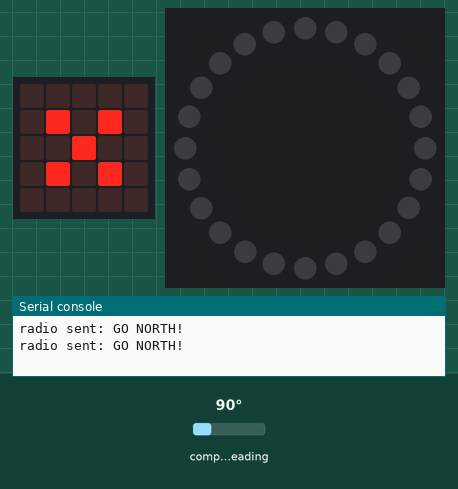
This program was run on a simulated BBC micro:bit (MakeCode). Shown: the board's 5×5 LED display, 24 RGB LEDs in a ring, first at the top, clockwise, the last lines printed to the serial console. Inputs (shaded band) come from the test bench; at power-on: compass heading 90°. Dim RGB values are drawn brighter than linear; no radio messages arrive unless stated (any console line starting 'radio sent:' is added by the test bench); the compass is already calibrated.

Above: at 1.2 s.
1.3 s: compass heading set to 48°
3.3 s: compass heading set to 41°
At 4.6 s:
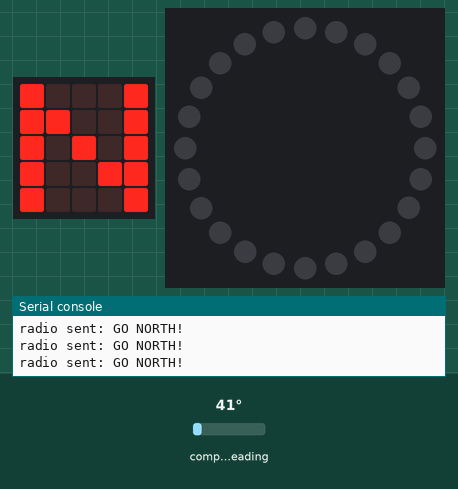
At 6.1 s:
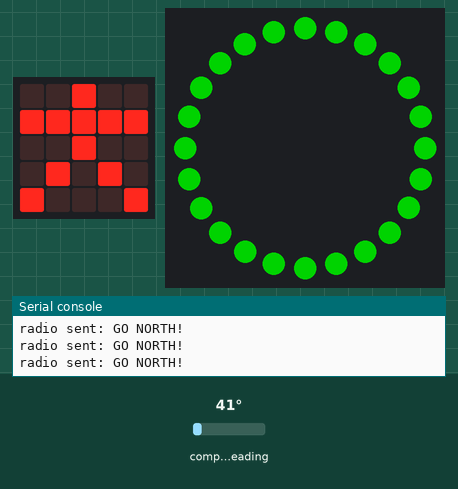
Timing chart, 0 to 7.6 s (numbered marks = the images above; inputs shaded):
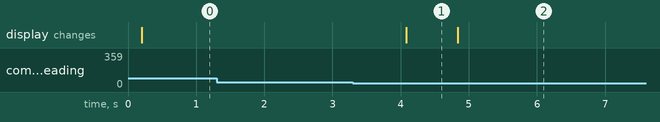

The program:

compass_sender.py
```python
def init_game():
    reset_LED_ring()

def reset_LED_ring():
    global strip
    strip = neopixel.create(DigitalPin.P2, 24, NeoPixelMode.RGB)
    strip.show_color(neopixel.colors(NeoPixelColors.BLACK))

def set_LED_green():
    strip.show_color(neopixel.colors(NeoPixelColors.GREEN))
    basic.show_icon(IconNames.STICK_FIGURE)

def on_forever():
    start_transmission()
    global bearing
    bearing = input.compass_heading()

    if bearing < 45 or bearing > 315:
        basic.show_string("N")
        set_LED_green()
        basic.pause(5000)
        init_game()
    else:
        basic.show_string("*")

def start_transmission():
    radio.set_group(5)
    radio.set_transmit_power(2)

    # basic.show_string("GO NORTH! Nah, just kidding. Just point me to the north and we are good.")
    radio.send_string("GO NORTH!")
    basic.pause(200)

bearing = 0
strip: neopixel.Strip = None
init_game()
basic.forever(on_forever)
```

Measured:
- the behaviour switches between 45 and 44° on compass heading (found by bisection; images 0 and 1)
- after the input at 3.3 s, the display: changes after 0.79 s (image 1)
- what the display in image 1 shows lasts 0.7 s, from 4.1 s to 4.8 s
